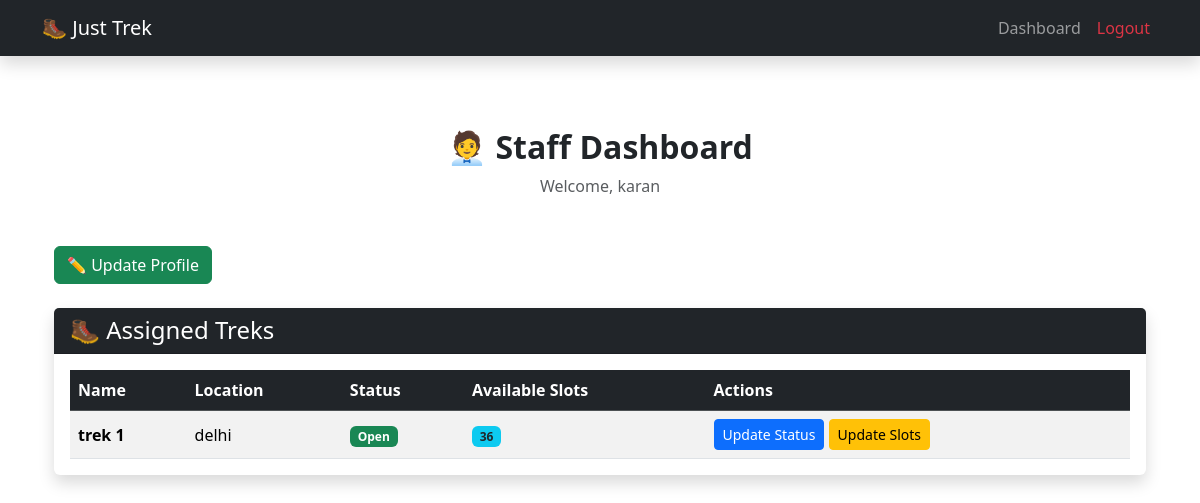
/staff/dashboard (signed in), run on the app's committed database.
### models.py (models this page shows, shortened)
class User(db.Model):
    __tablename__ = "users"
    id = db.Column(db.Integer, primary_key=True)
    username = db.Column(db.String(50), unique=True, nullable=False)
    passhash = db.Column(db.String(200), nullable=False)
    name = db.Column(db.String(50), nullable=False)
    role = db.Column(db.String(20), nullable=False)
    approved = db.Column(db.Boolean, default=False)
    active = db.Column(db.Boolean, default=True)
    bookings = db.relationship("Booking", backref="user", lazy=True)
    staff_profile = db.relationship("StaffProfile",backref="user",uselist=False,cascade="all, delete-orphan")
    @property
    def password(self):
        raise AttributeError("Password is not a readable attribute")

class Trek(db.Model):
    __tablename__ = "treks"
    id = db.Column(db.Integer, primary_key=True)
    name = db.Column(db.String(100), nullable=False)
    location = db.Column(db.String(100), nullable=False)
    difficulty = db.Column(db.String(50), nullable=False)
    duration = db.Column(db.String(50), nullable=False)
    price = db.Column(db.Float, nullable=False)
    available_slots = db.Column(db.Integer, nullable=False)
    status = db.Column(db.String(20), nullable=False, default="open")
    assigned_staff_id = db.Column(db.Integer, db.ForeignKey("users.id"), nullable=True)
    bookings = db.relationship("Booking", backref="trek", lazy=True)

### routes.py (the view)
@main.route("/staff/dashboard")
def staff_dashboard():
    if session.get("role") != "staff":
        flash("Access Denied!")
        return redirect(url_for("main.login"))
    user_id = session.get("user_id")
    treks = Trek.query.filter_by(assigned_staff_id=user_id).all()
    return render_template(
        "staff/dashboard.html",
        staff=User.query.get(session["user_id"]),
        treks=treks
    )

### templates/staff/dashboard.html (shortened to what this page needs)
{% extends "base.html" %}
{% block content %}
<div class="container py-5">
    <div class="text-center mb-5">
        <h2 class="fw-bold">
            🧑‍💼 Staff Dashboard
        </h2>
        <p class="text-muted">
            Welcome, {{ staff.name }}
        </p>
    </div>
    <div class="mb-4">
        <a href="{{ url_for('main.staff_profile') }}"
           class="btn btn-success">
            ✏️ Update Profile
        </a>
    </div>
    <div class="card shadow border-0">
        <div class="card-header bg-dark text-white">
            <h4 class="mb-0">
                🥾 Assigned Treks
            </h4>
        </div>
        <div class="card-body">
            <table class="table table-hover table-striped align-middle mb-0">
                <thead class="table-dark">
                    <tr>
                        <th>Name</th>
                        <th>Location</th>
                        <th>Status</th>
                        <th>Available Slots</th>
                        <th>Actions</th>
                    </tr>
                </thead>
                <tbody>
                {% for trek in treks %}
                    <tr>
                        <td>
                            <strong>{{ trek.name }}</strong>
                        </td>
                        <td>{{ trek.location }}</td>
                        <td>
                            {% if trek.status == "Open" %}
                                <span class="badge bg-success">
                                    Open
                                </span>
                            {% elif trek.status == "Closed" %}
                                <span class="badge bg-danger">
                                    Closed
                                </span>
                            {% else %}
                                <span class="badge bg-secondary">
                                    {{ trek.status }}
                                </span>
                            {% endif %}
                        </td>
                        <td>
                            <span class="badge bg-info text-dark">
                                {{ trek.available_slots }}
                            </span>
                        </td>
                        <td>
                            <a href="{{ url_for('main.update_trek_status', trek_id=trek.id) }}"
                               class="btn btn-primary btn-sm">
                                Update Status
                            </a>
                            <a href="{{ url_for('main.update_slots', trek_id=trek.id) }}"
                               class="btn btn-warning btn-sm">
                                Update Slots
                            </a>
                        </td>
                    </tr>
                {% endfor %}
                </tbody>
            </table>
        </div>
    </div>
</div>
{% endblock %}

### data on the page
User: name "karan"
Trek: name "trek 1", location "delhi", status "Open", available_slots "36"
